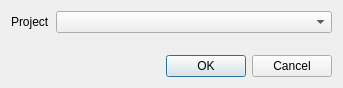
<?xml version="1.0" encoding="UTF-8"?>
<ui version="4.0">
 <class>dlgSetProject</class>
 <widget class="QDialog" name="dlgSetProject">
  <property name="geometry">
   <rect>
    <x>0</x>
    <y>0</y>
    <width>343</width>
    <height>88</height>
   </rect>
  </property>
  <property name="windowTitle">
   <string>Select Project</string>
  </property>
  <layout class="QVBoxLayout" name="verticalLayout">
   <item>
    <layout class="QFormLayout" name="formLayout">
     <item row="0" column="0">
      <widget class="QLabel" name="label">
       <property name="text">
        <string>Project</string>
       </property>
      </widget>
     </item>
     <item row="0" column="1">
      <widget class="QComboBox" name="cboProject"/>
     </item>
    </layout>
   </item>
   <item>
    <widget class="QDialogButtonBox" name="buttonBox">
     <property name="orientation">
      <enum>Qt::Horizontal</enum>
     </property>
     <property name="standardButtons">
      <set>QDialogButtonBox::Cancel|QDialogButtonBox::Ok</set>
     </property>
    </widget>
   </item>
  </layout>
 </widget>
 <resources/>
 <connections>
  <connection>
   <sender>buttonBox</sender>
   <signal>accepted()</signal>
   <receiver>dlgSetProject</receiver>
   <slot>accept()</slot>
   <hints>
    <hint type="sourcelabel">
     <x>248</x>
     <y>254</y>
    </hint>
    <hint type="destinationlabel">
     <x>157</x>
     <y>274</y>
    </hint>
   </hints>
  </connection>
  <connection>
   <sender>buttonBox</sender>
   <signal>rejected()</signal>
   <receiver>dlgSetProject</receiver>
   <slot>reject()</slot>
   <hints>
    <hint type="sourcelabel">
     <x>316</x>
     <y>260</y>
    </hint>
    <hint type="destinationlabel">
     <x>286</x>
     <y>274</y>
    </hint>
   </hints>
  </connection>
 </connections>
</ui>
